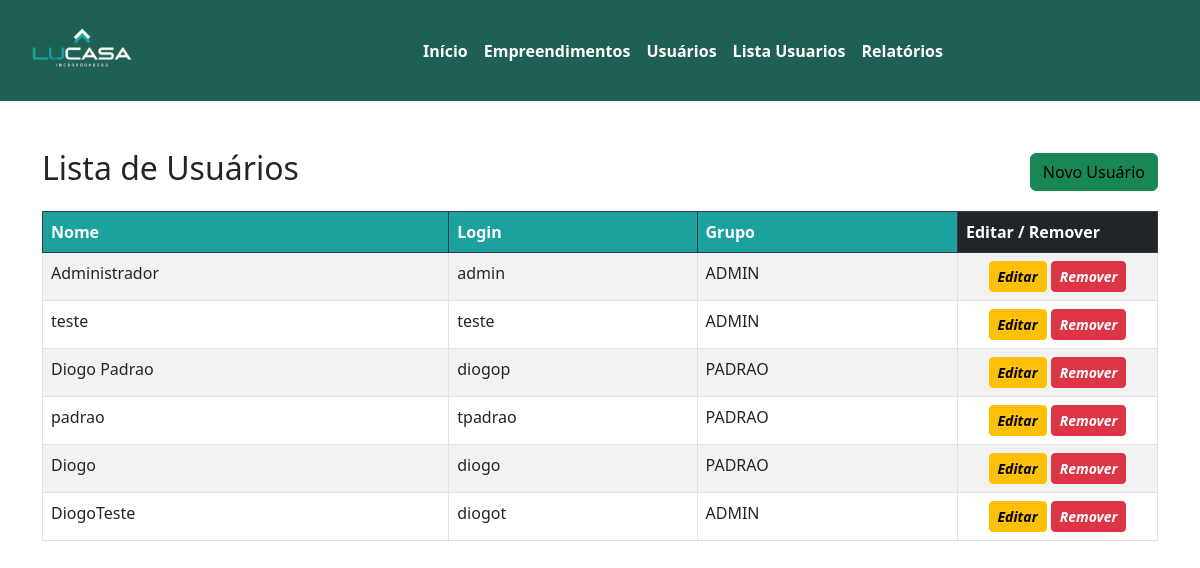
Before: /listaUsuario/ with the older database file.
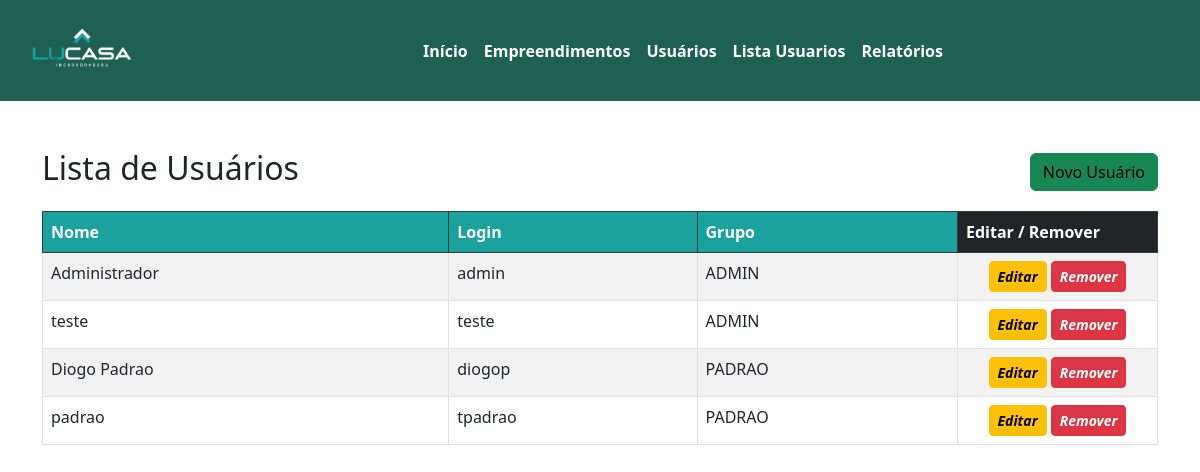
After: the same page with the newer database file.
### appteste/models.py (models this page shows, shortened)
class Usuario(models.Model):
    Nome = models.CharField(max_length=200)
    Login = models.CharField(max_length=45)
    Senha = models.CharField(max_length=100)
    Ativo = models.BooleanField(default=True)
    Categoria_Usuario = models.ForeignKey(Categoria_Usuario, on_delete=models.CASCADE)

class Categoria_Usuario(models.Model):
    Descricao = models.CharField(max_length=100)
    Ativa = models.BooleanField(default=True)

### appteste/views.py (the view)
# urls.py: path("listaUsuario/", views.listaUsuario, name="listaUsuario"),
def listaUsuario(request):
    obj = Usuario.objects.all().filter(Ativo = True)
    context = {"obj": obj}
    return render(request=request,
                  template_name='appteste/listaUsuario.html', context=context)

### appteste/templates/appteste/listaUsuario.html (shortened to what this page needs)
{% extends "appteste/cabecalho.html" %}
{% block content%}
<body>
    <div class="container mt-5">
        <div class="d-flex justify-content-between align-items-center mb-3">
            <h2>Lista de Usuários</h2>
            <button class="btn btn-success"><a style="text-decoration: none; color: black;" href="../cadUsuario/">Novo
                    Usuário</a></button>
        </div>
        <table class="table table-bordered table-hover table-striped" id="usuarios">
            <thead class="table-dark">
                <tr>
                    <th style="background-color: #1ba29e; color: #ffffff">Nome</th>
                    <th style="background-color: #1ba29e; color: #ffffff">Login</th>
                    <th style="background-color: #1ba29e; color: #ffffff">Grupo</th>
                    <th style="width: 200px" style="background-color: #1ba29e; color: #ffffff">Editar / Remover</th>
                </tr>
            </thead>
            <tbody>
                {% for obj in obj %}
                <tr>
                    <td>{{obj.Nome}}</td>
                    <td>{{obj.Login}}</td>
                    <td>{{obj.Categoria_Usuario.Descricao}}</td>
                    <td style="text-align: center;">
                        <button class="btn btn-warning btn-sm">
                            <a href="{% url 'updateUsuario' obj.id %}" style="text-decoration: none; color: rgb(0, 0, 0);">
                                <i class="bi bi-pencil"><strong>Editar</strong></i>
                            </a>
                        </button>
                        <button type="" class="btn btn-danger btn-sm">
                            <a href="{% url 'deleteUsuario' obj.id %}" style="text-decoration: none; color: white;">
                                <i class="bi bi-pencil"><strong>Remover</strong></i>
                            </a>
                        </button>
                    </td>
                </tr>
                {% endfor %}
            </tbody>
        </table>
    </div>
    {% endblock %}

### appteste/templates/appteste/cabecalho.html (shortened to what this page needs)
<!DOCTYPE html>
<html lang="pt-BR">
<head>
    <link href="https://cdn.jsdelivr.net/npm/bootstrap@5.3.0/dist/css/bootstrap.min.css" rel="stylesheet">
</head>
{% load static %}
<body>
    <nav class="navbar navbar-expand-lg" style="background-color: #1e6054;" >
        <div class="container-fluid">
            <a class="navbar-brand" href="#" style="display:flex; justify-content: start;">
            <img src="{% static 'imagens/LogoLucasa.png' %}" alt="Logo" width="150" height="75" class="d-inline-block align-text-top"></a>
            <div class="collapse navbar-collapse d-flex justify-content-center" id="navbarNav">
                <ul class="navbar-nav" >
                    <li class="nav-item">
                        <a class="nav-link" href="/"><strong style="color: #ffffff">Início</strong></a>
                    </li>
                    <li class="nav-item">
                        <a class="nav-link" href="../listaEmpreendimento/"><strong style="color: #ffffff">Empreendimentos</strong></a>
                    </li>
                    <li class="nav-item">
                        <a class="nav-link" href="../cadUsuario/"><strong style="color: #ffffff">Usuários</strong></a>
                    </li>
                        <a class="nav-link" href="../mostrarUsuarios/"><strong style="color: #ffffff">Lista Usuarios</strong></a>
                    <li class="nav-item">
                        <a class="nav-link" href="#"><strong style="color: #ffffff">Relatórios</strong></a>
                    </li>
                </ul>
            </div>
        </div>
    </nav>
    {% block content %}
    {% endblock %}
</body>

Changed rows visible on the page:
no longer on this page (row edited): Usuario: Nome "Diogo", Login "diogo", Categoria_Usuario.Descricao "PADRAO"
removed Usuario: Nome "DiogoTeste", Login "diogot", Categoria_Usuario.Descricao "ADMIN"
